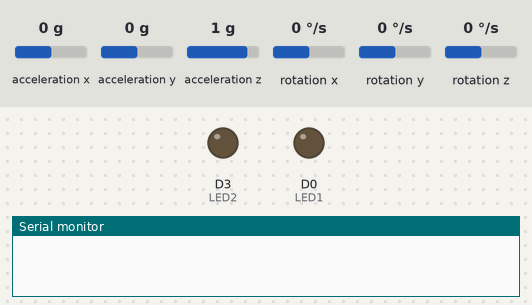
A sketch run on a simulated ESP8266 (NodeMCU). On the bench: output pins drawn as LEDs (lit = HIGH), the last lines printed to the serial monitor. Wiring (inferred from the names in the program): MPU-6050 motion sensor at I2C address 0x68. Dashed ring = blinking. Inputs (shaded band) come from the test bench; at power-on: rotation x 0 °/s, acceleration y 0 g, acceleration z 1 g, acceleration x 0 g, rotation y 0 °/s, rotation z 0 °/s.

Above: at 0.0 s.
At 1.3 s:
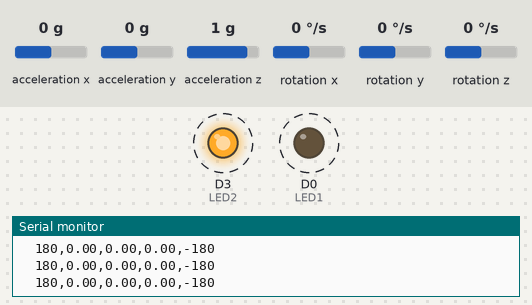
1.4 s: rotation x set to 192 °/s
4.4 s: acceleration y set to -0.8 g
7.4 s: acceleration z set to -1.4 g
10.4 s: acceleration x set to -1.4 g
Timing chart, 0 to 14.4 s (numbered marks = the images above; inputs shaded):
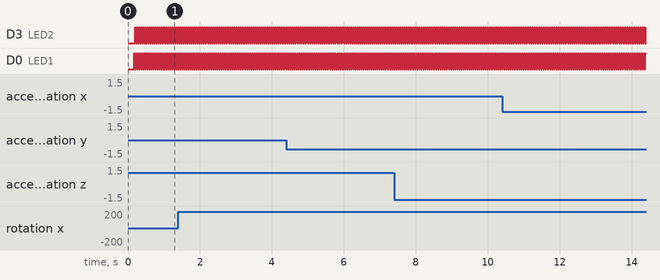

Measured:
- by itself, D3 (LED2), D0 (LED1): alternates HIGH for 0.03 s and LOW for 0.03 s

The sketch:

MPU6050.ino
```cpp
#include "Arduino.h"  //
#include "Wire.h"     //  Biblioteca de comunicação I2C

// Tempo
double dt, tempo_prev = 0.00;

// Armazenamento dos dados "crus" do acelerômetro
int16_t AX, AY, AZ, Tp, GX, GY, GZ;

// Variavel do offset
bool OFFSET = false;
double offAX = 0, offAY = 0, offAZ = 0, offRoll = 0, offPitch = 0, offYaw = 0;
uint8_t botOffset = D4;

// Armazenamento dos dados após conversão
double AcX, AcY, AcZ, Tmp, GyX, GyY, GyZ;
long convGYRO, convACEL;     // Datasheet do sensor

// Calculo ângulos
double Pitch = 0;
double Roll = 0;
double Yaw = 0;
double Acc[2];
#define RAD_TO_DEG 57.2957795  // Radianos para graus (180/PI)

// Calculo velocidade
double VelX = 0, VelY = 0, VelZ = 0;

// Media movel
double AmX = 0, AmY = 0, AmZ = 0;
#define n 30

// Leds piscando alternado a cada ciclo do loop
#define LED1 D0
#define LED2 D3
bool led_state = false;

void setup() {
  pinMode(LED1, OUTPUT);
  pinMode(LED2, OUTPUT);
  digitalWrite(LED1, led_state);
  digitalWrite(LED2, led_state);
  Serial.begin(9600);

  //  attachInterrupt(digitalPinToInterrupt(botOffset), offset, RISING);

  //  Setup_CircuitIO();
  Setup_FilipeFlop();
}

void loop() {
  dt = (millis() - tempo_prev) / 1000.0;
  tempo_prev = millis();

  // lê os dados do sensor
  //  readRawMPU_CircuitIO();
  readRawMPU_FilipeFlop();

  // Converte os dados do sensor
  converterRAW();

  // Faz a média do valor após conversão
  AmX = media_movelaX(AcX);
  AmY = media_movelaY(AcY);
  AmZ = media_movelaZ(AcZ);

  //Offset
  //  offset();

  // Calcula os ângulos em função dos eixos do sensor
  PitchRollYaw(AcX, AcY, AcZ, GyX, GyY, GyZ);

  //Corrige erro no valor dos angulos
  //  corrigirANGULO();

  //Calculo da velocidade
  velocidade(AmX, AmY, AmZ);

  //-------------------------------------------------------------------------------------------------------------------------------------------------------------------------------------
  //Mostra os valores
  //  mostraRAW();
  //  mostraOFF();
  //  mostraCON();
  //  mostraMED();
  mostraANG();
  //  mostraVEL();
  //  Serial.print("\t" + String(dt));
  //-------------------------------------------------------------------------------------------------------------------------------------------------------------------------------------

  finaliza();
}
```

CircuitIO.ino
```cpp
/*

  //#include "MPU6050.h"  //
  //#include "I2Cdev.h"   //

  // object initialization
  MPU6050 mpu6050;

  void Setup_CircuitIO()
  {
  Wire.begin();
  mpu6050.initialize();
  convGYRO = 131.00;
  convACEL  = 1638.40;
  }


  void readRawMPU_CircuitIO()
  {
  mpu6050.getMotion6(&AX, &AY, &AZ, &GX, &GY, &GZ);   //read accelerometer and gyroscope raw data in three axes
  Tp = (double)mpu6050.getTemperature();
  }
*/
```

Debug.ino
```cpp
void mostraRAW()
{
  Serial.print(tempo_prev);
  Serial.print("\tTp = "); Serial.print(Tp);
  Serial.print("\tAX = "); Serial.print(AX);
  Serial.print("\tAY = "); Serial.print(AY);
  Serial.print("\tAZ = "); Serial.print(AZ);
  Serial.print("\tGX = "); Serial.print(GX);
  Serial.print("\tGY = "); Serial.print(GY);
  Serial.print("\tGZ = "); Serial.print(GZ);
}

void mostraOFF()
{
  Serial.print("\toffAX = "); Serial.print(offAX);
  Serial.print("\toffAY = "); Serial.print(offAY);
  Serial.print("\toffAZ = "); Serial.print(offAZ);
}

void mostraCON()
{
  //  Serial.print(tempo_prev);
  Serial.print("\tTmp = "); Serial.print(Tmp);
  Serial.print("\tAcX = "); Serial.print(AcX);
  Serial.print("\tAcY = "); Serial.print(AcY);
  Serial.print("\tAcZ = "); Serial.print(AcZ);
  Serial.print("\tGyX = "); Serial.print(GyX);
  Serial.print("\tGyY = "); Serial.print(GyY);
  Serial.print("\tGyZ = "); Serial.print(GyZ);
}

void mostraMED()
{
  Serial.print("\tAmX = "); Serial.print(AmX);
  Serial.print("\tAmY = "); Serial.print(AmY);
  Serial.print("\tAmZ = "); Serial.print(AmZ);
}

void mostraANG()
{
  Serial.print("\t");
  Serial.print(180);
  Serial.print(",");
  Serial.print(Roll);
  Serial.print(",");
  Serial.print(Pitch);
  Serial.print(",");
  Serial.print(Yaw);
  Serial.print(",");
  Serial.print(-180);
}

void mostraVEL()
{
  Serial.print("\tVelX = "); Serial.print(VelX, 5);
  Serial.print("\tVelY = "); Serial.print(VelY, 5);
  Serial.print("\tVelZ = "); Serial.print(VelZ, 5);
}
```

FilipeFlop.ino
```cpp
/*
  ================================================================
  ===                          PINOUT                          ===
  ================================================================
*/

//MPU
/*VCC       3v
  GND       GND
*/
#define scl_pin  D2
#define sda_pin  D1


/*
   Definições de alguns endereços mais comuns do MPU6050
   os registros podem ser facilmente encontrados no mapa de registros do MPU6050
*/
const int MPU_ADDR =      0x68; // definição do endereço do sensor MPU6050 (0x68)
const int WHO_AM_I =      0x75; // registro de identificação do dispositivo
const int PWR_MGMT_1 =    0x6B; // registro de configuração do gerenciamento de energia
const int GYRO_CONFIG =   0x1B; // registro de configuração do giroscópio
const int ACCEL_CONFIG =  0x1C; // registro de configuração do acelerômetro
const int ACCEL_XOUT =    0x3B; // registro de leitura do eixo X do acelerômetro

/*
   função que configura a I2C com os pinos desejados
   sda_pin -> D5
   scl_pin -> D6
*/
void initI2C()
{
  Serial.println("---inside initI2C");
  Wire.begin(sda_pin, scl_pin);
}

/*
   função que escreve um dado valor em um dado registro
*/
void writeRegMPU(int reg, int val)      //aceita um registro e um valor como parâmetro
{
  Wire.beginTransmission(MPU_ADDR);     // inicia comunicação com endereço do MPU6050
  Wire.write(reg);                      // envia o registro com o qual se deseja trabalhar
  Wire.write(val);                      // escreve o valor no registro
  Wire.endTransmission(true);           // termina a transmissão
}

/*
   função que lê de um dado registro
*/
uint8_t readRegMPU(uint8_t reg)        // aceita um registro como parâmetro
{
  uint8_t data;
  Wire.beginTransmission(MPU_ADDR);     // inicia comunicação com endereço do MPU6050
  Wire.write(reg);                      // envia o registro com o qual se deseja trabalhar
  Wire.endTransmission(false);          // termina transmissão mas continua com I2C aberto (envia STOP e START)
  Wire.requestFrom(MPU_ADDR, 1);        // configura para receber 1 byte do registro escolhido acima
  data = Wire.read();                   // lê o byte e guarda em 'data'
  return data;                          //retorna 'data'
}

/*
   função que procura pelo sensor no endereço 0x68
*/
void findMPU(int mpu_addr)
{
  Wire.beginTransmission(mpu_addr);
  int data = Wire.endTransmission(true);

  if (data == 0)
  {
    Serial.print("Dispositivo encontrado no endereço: 0x");
    Serial.println(mpu_addr, HEX);
  }
  else
  {
    Serial.println("Dispositivo não encontrado!");
    delay(100);
    findMPU(mpu_addr);
  }
}

/*
   função que verifica se o sensor responde e se está ativo
*/
void checkMPU(int mpu_addr)
{
  findMPU(MPU_ADDR);

  int data = readRegMPU(WHO_AM_I); // Register 117 – Who Am I - 0x75

  if (data == 104)
  {
    Serial.println("MPU6050 Dispositivo respondeu OK! (104)");

    data = readRegMPU(PWR_MGMT_1); // Register 107 – Power Management 1-0x6B

    if (data == 64)
    {
      Serial.println("MPU6050 em modo SLEEP! (64)");
    }
    else
    {
      Serial.println("MPU6050 em modo ACTIVE!");
    }
  }
  else
  {
    Serial.println("Verifique dispositivo - MPU6050 NÃO disponível!");
    delay(100);
    checkMPU(mpu_addr);
  }
}

/*
   função de inicialização do sensor
*/
void initMPU()
{
  setSleepOff();
  setGyroScale();
  setAccelScale();
}

/*
    função para configurar o sleep bit
*/
void setSleepOff()
{
  writeRegMPU(PWR_MGMT_1, 0); // escreve 0 no registro de gerenciamento de energia(0x68), colocando o sensor em o modo ACTIVE
}

/* função para configurar as escalas do giroscópio
   registro da escala do giroscópio: 0x1B[4:3]
   0 é 250°/s

    FS_SEL  Full Scale Range                  Conversão
      0        ± 250 °/s      0b00000000      131         ok
      1        ± 500 °/s      0b00001000      65.5        ??
      2        ± 1000 °/s     0b00010000      32.8        ??
      3        ± 2000 °/s     0b00011000      16.4        ??
*/
void setGyroScale()
{
  writeRegMPU(GYRO_CONFIG, 0);
  convGYRO = 131.00;
}

/* função para configurar as escalas do acelerômetro
   registro da escala do acelerômetro: 0x1C[4:3]
   0 é 250°/s

    AFS_SEL   Full Scale Range                    Conversão
      0           ± 2g            0b00000000      1638.4      ok
      1           ± 4g            0b00001000      8192        ??
      2           ± 8g            0b00010000      4096        ??
      3           ± 16g           0b00011000      2048        ??
*/
void setAccelScale()
{
  writeRegMPU(ACCEL_CONFIG, 0);
  convACEL  = 1638.40;
}

/* função que lê os dados 'crus'(raw data) do sensor
   são 14 bytes no total sendo eles 2 bytes para cada eixo e 2 bytes para temperatura:

  0x3B 59 ACCEL_XOUT[15:8]
  0x3C 60 ACCEL_XOUT[7:0]
  0x3D 61 ACCEL_YOUT[15:8]
  0x3E 62 ACCEL_YOUT[7:0]
  0x3F 63 ACCEL_ZOUT[15:8]
  0x40 64 ACCEL_ZOUT[7:0]

  0x41 65 TEMP_OUT[15:8]
  0x42 66 TEMP_OUT[7:0]

  0x43 67 GYRO_XOUT[15:8]
  0x44 68 GYRO_XOUT[7:0]
  0x45 69 GYRO_YOUT[15:8]
  0x46 70 GYRO_YOUT[7:0]
  0x47 71 GYRO_ZOUT[15:8]
  0x48 72 GYRO_ZOUT[7:0]

*/

void readRawMPU_FilipeFlop()
{
  Wire.beginTransmission(MPU_ADDR);       // inicia comunicação com endereço do MPU6050
  Wire.write(ACCEL_XOUT);                       // envia o registro com o qual se deseja trabalhar, começando com registro 0x3B (ACCEL_XOUT_H)
  Wire.endTransmission(false);            // termina transmissão mas continua com I2C aberto (envia STOP e START)
  Wire.requestFrom(MPU_ADDR, 14);         // configura para receber 14 bytes começando do registro escolhido acima (0x3B)

  AX = Wire.read() << 8;                 // lê primeiro o byte mais significativo
  AX |= Wire.read();                     // depois lê o bit menos significativo
  AY = Wire.read() << 8;
  AY |= Wire.read();
  AZ = Wire.read() << 8;
  AZ |= Wire.read();

  Tp = Wire.read() << 8;
  Tp |= Wire.read();

  GX = Wire.read() << 8;
  GX |= Wire.read();
  GY = Wire.read() << 8;
  GY |= Wire.read();
  GZ = Wire.read() << 8;
  GZ |= Wire.read();
}

void Setup_FilipeFlop()
{
  Serial.println("Iniciando configuração do MPU6050");
  initI2C();
  initMPU();
  checkMPU(MPU_ADDR);
  Serial.println("Configuração finalizada, iniciando loop");
}
```

Media_movel.ino
```cpp
double mediaAx[n];

double media_movelaX(double entrada)
{
  //  Serial.print(entrada);
  //  Serial.print("\t");
  int i;
  //desloca os elementos do vetor de média móvel
  for (i = n - 1; i > 0 ; i--)
  {
    mediaAx[i] = mediaAx[i - 1];
    //    Serial.print(mediaAx[i]);
    //    Serial.print(",");
  }
  mediaAx[0] = entrada; //posição inicial do vetor recebe a leitura original
  //  Serial.print(mediaAx[0]);
  //  Serial.print("\t");
  double acc = 0;          //acumulador para somar os pontos da média móvel
  for (int i = 0; i < n; i++)
  {
    acc += mediaAx[i]; //faz a somatória do número de pontos
  }
  acc = acc / n;
  return (acc); //retorna a média móvel
}

double mediaAy[n];

double media_movelaY(double entrada)
{
  //  Serial.print(entrada);
  //  Serial.print("\t");
  int i;
  //desloca os elementos do vetor de média móvel
  for (i = n - 1; i > 0 ; i--)
  {
    mediaAy[i] = mediaAy[i - 1];
    //    Serial.print(mediaAy[i]);
    //    Serial.print(",");
  }
  mediaAy[0] = entrada; //posição inicial do vetor recebe a leitura original
  //  Serial.print(mediaAy[0]);
  //  Serial.print("\t");
  double acc = 0;          //acumulador para somar os pontos da média móvel
  for (int i = 0; i < n; i++)
  {
    acc += mediaAy[i]; //faz a somatória do número de pontos
  }
  acc = acc / n;
  return (acc); //retorna a média móvel
}

double mediaAz[n];

double media_movelaZ(double entrada)
{
  //  Serial.print(entrada);
  //  Serial.print("\t");
  int i;
  //desloca os elementos do vetor de média móvel
  for (i = n - 1; i > 0 ; i--)
  {
    mediaAz[i] = mediaAz[i - 1];
    //    Serial.print(mediaAz[i]);
    //    Serial.print(",");
  }
  mediaAz[0] = entrada; //posição inicial do vetor recebe a leitura original
  //  Serial.print(mediaAz[0]);
  //  Serial.print("\t");
  double acc = 0;          //acumulador para somar os pontos da média móvel
  for (int i = 0; i < n; i++)
  {
    acc += mediaAz[i]; //faz a somatória do número de pontos
  }
  acc = acc / n;
  return (acc); //retorna a média móvel
}
```

funcoes.ino
```cpp
void finaliza()
{
  if (OFFSET)
  {
    offAX = AmX;
    offAY = AmY;
    offAZ = AmZ;

    VelX = 0;
    VelY = 0;
    VelZ = 0;

    /*
        offRoll = Roll;
        offPitch = Pitch;
        offYaw = Yaw;
    */
    OFFSET = !OFFSET;
  }
  led_state = !led_state;
  digitalWrite(LED1, led_state);
  digitalWrite(LED2, !led_state);         // pisca LED do NodeMCU a cada leitura do sensor
  Serial.println();
}

//-------------------------------------------------------------------------------------------------------------------------------------------------------------------------------------

void offset()
{
  //  Serial.println();
  //  Serial.println("Botão offset pressionado");
  //  Serial.println();
  OFFSET = true;
}

//-------------------------------------------------------------------------------------------------------------------------------------------------------------------------------------

void converterRAW()
{
  AcX = double(AX) / convACEL;
  AcY = double(AY) / convACEL;
  AcZ = double(AZ) / convACEL;
  Tmp = (double(Tp) + 12412.0) / 340.0;
  GyX = double(GX) / convGYRO;
  GyY = double(GY) / convGYRO;
  GyZ = double(GZ) / convGYRO;
}

//-------------------------------------------------------------------------------------------------------------------------------------------------------------------------------------

void PitchRollYaw(double aX, double aY, double aZ, double gX, double gY, double gZ)
{
  //A partir de los valores del acelerometro, se calculan los angulos Y, X
  //respectivamente, con la formula de la tangente.
  Acc[1] = atan(-1 * aX / sqrt(pow(aY, 2) + pow(aZ, 2))) * RAD_TO_DEG;
  Acc[0] = atan(aY / sqrt(pow(aX, 2) + pow(aZ, 2))) * RAD_TO_DEG;

  //Aplicar el Filtro Complementario
  Pitch = 0.98 * (Pitch + gX * dt) + 0.02 * Acc[0];
  Roll = 0.98 * (Roll + gY * dt) + 0.02 * Acc[1];
  //Integración respecto del tiempo paras calcular el YAW
  Yaw = Yaw + gZ * dt;

  Roll = confANG(Roll) - offRoll;
  Pitch = confANG(Pitch) - offPitch;
  Yaw = confANG(Yaw) - offYaw;
}


//-------------------------------------------------------------------------------------------------------------------------------------------------------------------------------------

float confANG(float valor)
{
  if (valor > 180)
  {
    valor = valor - 360;
  }
  else if (valor < -180)
  {
    valor = valor + 360;
  }
  return (valor);
}

//-------------------------------------------------------------------------------------------------------------------------------------------------------------------------------------

void corrigirANGULO()
{
  Roll = Roll - (-0.03 / 2764);
  Pitch = Pitch - (-0.06 / 2764);
  Yaw = Yaw - (70.87 / 2764);
}

//-------------------------------------------------------------------------------------------------------------------------------------------------------------------------------------

void velocidade(double aX, double aY, double aZ)
{
  if (!OFFSET)
  {
    VelX = VelX + (aX - offAX) * dt;
    VelY = VelY + (aY - offAY) * dt;
    VelZ = VelZ + ((aZ - offAZ) * dt);
    offAX = aX;
    offAY = aY;
    offAZ = aZ;

    //    VelX = VelX * 3.6;
    //    VelY = VelY * 3.6;
    //    VelZ = VelZ * 3.6;
  }
}
```
